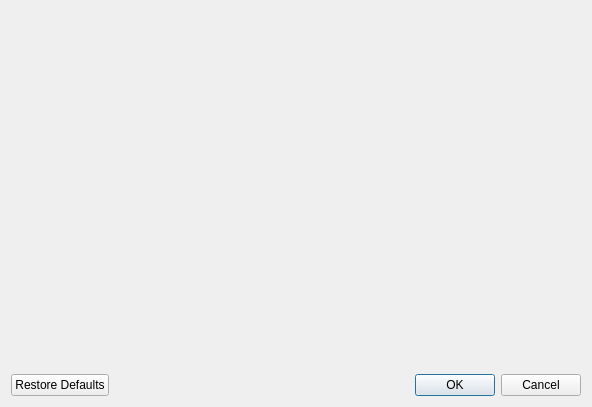
<?xml version="1.0" encoding="UTF-8"?>
<ui version="4.0">
 <class>DialogReceiptEdit</class>
 <widget class="QDialog" name="DialogReceiptEdit">
  <property name="geometry">
   <rect>
    <x>0</x>
    <y>0</y>
    <width>592</width>
    <height>407</height>
   </rect>
  </property>
  <property name="windowTitle">
   <string>Editar el comprobante del cliente</string>
  </property>
  <layout class="QVBoxLayout" name="verticalLayout">
   <item>
    <widget class="RichTextEditorWidget" name="widget" native="true"/>
   </item>
   <item>
    <widget class="QDialogButtonBox" name="buttonBox">
     <property name="orientation">
      <enum>Qt::Horizontal</enum>
     </property>
     <property name="standardButtons">
      <set>QDialogButtonBox::Cancel|QDialogButtonBox::Ok|QDialogButtonBox::RestoreDefaults</set>
     </property>
    </widget>
   </item>
  </layout>
 </widget>
 <customwidgets>
  <customwidget>
   <class>RichTextEditorWidget</class>
   <extends>QWidget</extends>
   <header>RichTextEditorWidget.h</header>
   <container>1</container>
  </customwidget>
 </customwidgets>
 <resources/>
 <connections>
  <connection>
   <sender>buttonBox</sender>
   <signal>accepted()</signal>
   <receiver>DialogReceiptEdit</receiver>
   <slot>accept()</slot>
   <hints>
    <hint type="sourcelabel">
     <x>248</x>
     <y>254</y>
    </hint>
    <hint type="destinationlabel">
     <x>157</x>
     <y>274</y>
    </hint>
   </hints>
  </connection>
  <connection>
   <sender>buttonBox</sender>
   <signal>rejected()</signal>
   <receiver>DialogReceiptEdit</receiver>
   <slot>reject()</slot>
   <hints>
    <hint type="sourcelabel">
     <x>316</x>
     <y>260</y>
    </hint>
    <hint type="destinationlabel">
     <x>286</x>
     <y>274</y>
    </hint>
   </hints>
  </connection>
 </connections>
</ui>
